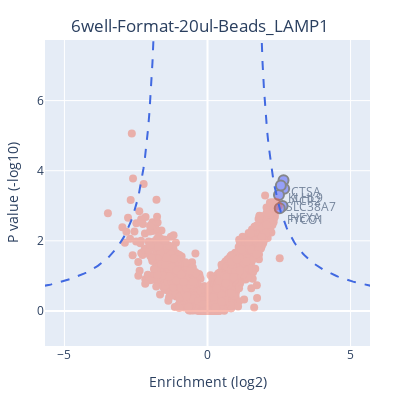

The cell this chart's notebook holds for it:
### Markdown cell above
### Volcano plot!

### Code cell
# fcd = [curvature, offset]
pv.simple_volcano(master.simple_pval_table, '6well-Format-20ul-Beads_LAMP1', fcd= [3,1.5], width=400, height=400)

### Figure 1 — Plotly figure (JSON) as saved in the notebook; plotly's stock layout.template omitted (floating-point values rounded to 4 significant figures; data arrays with more than 128 entries replaced by an {"elided": "..."} marker saying what was removed)
{"data": [{"marker": {"line": {"width": 2}, "size": 10}, "mode": "markers+text", "opacity": 0.6, "text": ["HEXA", "CTSA", "ACP2", "FYCO1", "SLC38A7", "KLHL9"], "textposition": "bottom right", "type": "scatter", "x": [2.623, 2.657, 2.679, 2.524, 2.497, 2.564], "y": [2.994, 3.728, 3.482, 2.931, 3.304, 3.575]}, {"marker": {"size": 8}, "mode": "markers", "opacity": 0.4, "text": {"elided": "4313 str values"}, "type": "scatter", "x": {"elided": "4313 float values"}, "y": {"elided": "4313 float values"}}, {"line": {"color": "royalblue", "dash": "dash"}, "mode": "lines", "type": "scatter", "x": {"elided": "400 float values"}, "y": {"elided": "400 float values"}}], "layout": {"height": 400, "margin": {"b": 20, "l": 30, "r": 30, "t": 40}, "showlegend": false, "title": {"text": "6well-Format-20ul-Beads_LAMP1", "x": 0.5, "y": 0.95}, "width": 400, "xaxis": {"range": [-5.679, 5.679], "title": {"text": "Enrichment (log2)"}}, "yaxis": {"range": [-1, 7.728], "title": {"text": "P value (-log10)"}}}}
